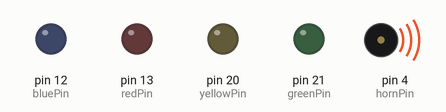
Simulated run of this program. Board: Arduino Uno WiFi Rev2. Parts: output pins drawn as LEDs (lit = HIGH), buzzer (waves = sounding).

Above: at 1.2 s.
At 3.5 s:
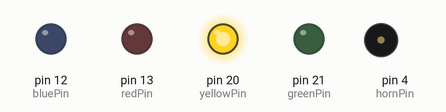
At 5.0 s:
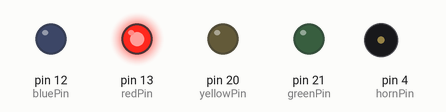
At 6.08 s:
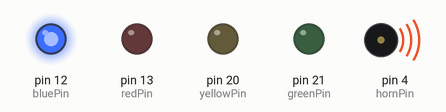
At 6.6 s:
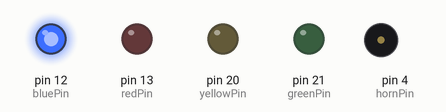
At 8.1 s:
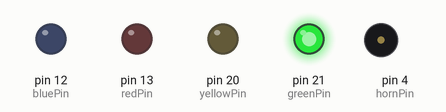
Timing chart, 0 to 8.9 s (numbered marks = the images above):
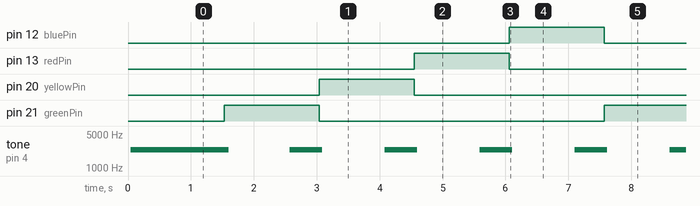

The program:

main.cpp
```cpp
#include <Arduino.h>

const int hornPin = 4; // Output pin for the square wave
const int greenPin = 21; // Output pin for green LED
const int yellowPin = 20; // Output pin for yellow LED

const int redPin = 13;
const int bluePin = 12;

int ledArray[4] = {greenPin, yellowPin, redPin, bluePin};

void honk();

void setup() {
  pinMode(hornPin, OUTPUT);
  for (int i = 0; i < 2; i++) {
    honk();
  }
  pinMode(greenPin, OUTPUT);
  pinMode(yellowPin, OUTPUT);
  pinMode(redPin, OUTPUT);
  pinMode(bluePin, OUTPUT);
}

// honks twice
void honk() {
    for (int i = 0; i < 1202; i++) {
        digitalWrite(hornPin, HIGH); // Set the output pin HIGH
        delayMicroseconds(208); // Delay for half of the square wave period (208 us)
        digitalWrite(hornPin, LOW); // Set the output pin LOW
        delayMicroseconds(208); // Delay for half of the square wave period (208 us)
    }
    digitalWrite(hornPin, LOW);
}

void loop() {
  // don't look at this code for too long. terrors.
  for (int i = 0; i < 4; i++) {
    honk();

    if (i == 0) digitalWrite(greenPin, HIGH);
    else digitalWrite(greenPin, LOW);
    if (i == 1) digitalWrite(yellowPin, HIGH);
    else digitalWrite(yellowPin, LOW);
    if (i == 2) digitalWrite(redPin, HIGH);
    else digitalWrite(redPin, LOW);
    if (i == 3) digitalWrite(bluePin, HIGH);
    else digitalWrite(bluePin, LOW);

    delay(1000);
  }
}
```

Measured:
- by itself, pin 12 (bluePin), pin 13 (redPin), pin 20 (yellowPin), pin 21 (greenPin): alternates HIGH for 1.5 s and LOW for 4.5 s
- by itself, tone on pin 4 (hornPin): repeats every 1.5 s: silent 0.97 s, 2358 Hz 0.52 s
